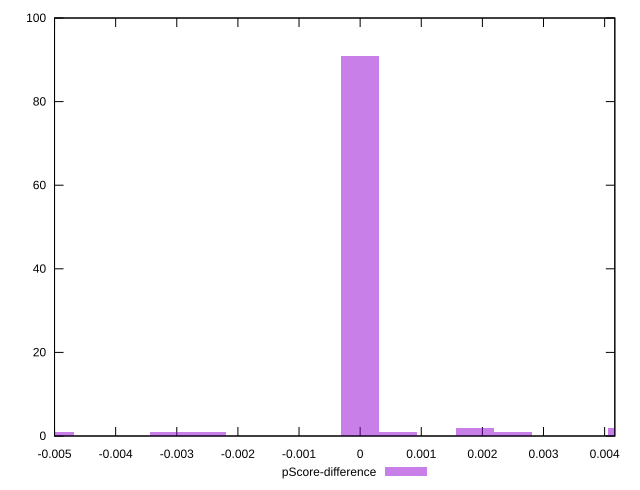

This figure's gnuplot source:
reset

$pScoreDifference <<EOF
0 91
0.0006250414808149165 1
-0.002500165923259666 1
0.004375290365704416 2
0.0018751244424447496 2
0.002500165923259666 1
-0.005000331846519332 1
-0.0031252074040745825 1
EOF

set key outside below
set boxwidth 0.0006250414808149165
set xrange [-0.004999999999999893:0.004166666666666652]
set yrange [0:100]
set trange [0:100]
set style fill transparent solid 0.5 noborder
set terminal svg size 640, 490 enhanced background rgb 'white'
set output "report_00015_2021-02-09T16-11-33.973Z/render-blocking-resources/samples/pages+cached+noadtech+nomedia+nocss/pScore-difference/histogram.svg"

plot $pScoreDifference title "pScore-difference" with boxes

reset
